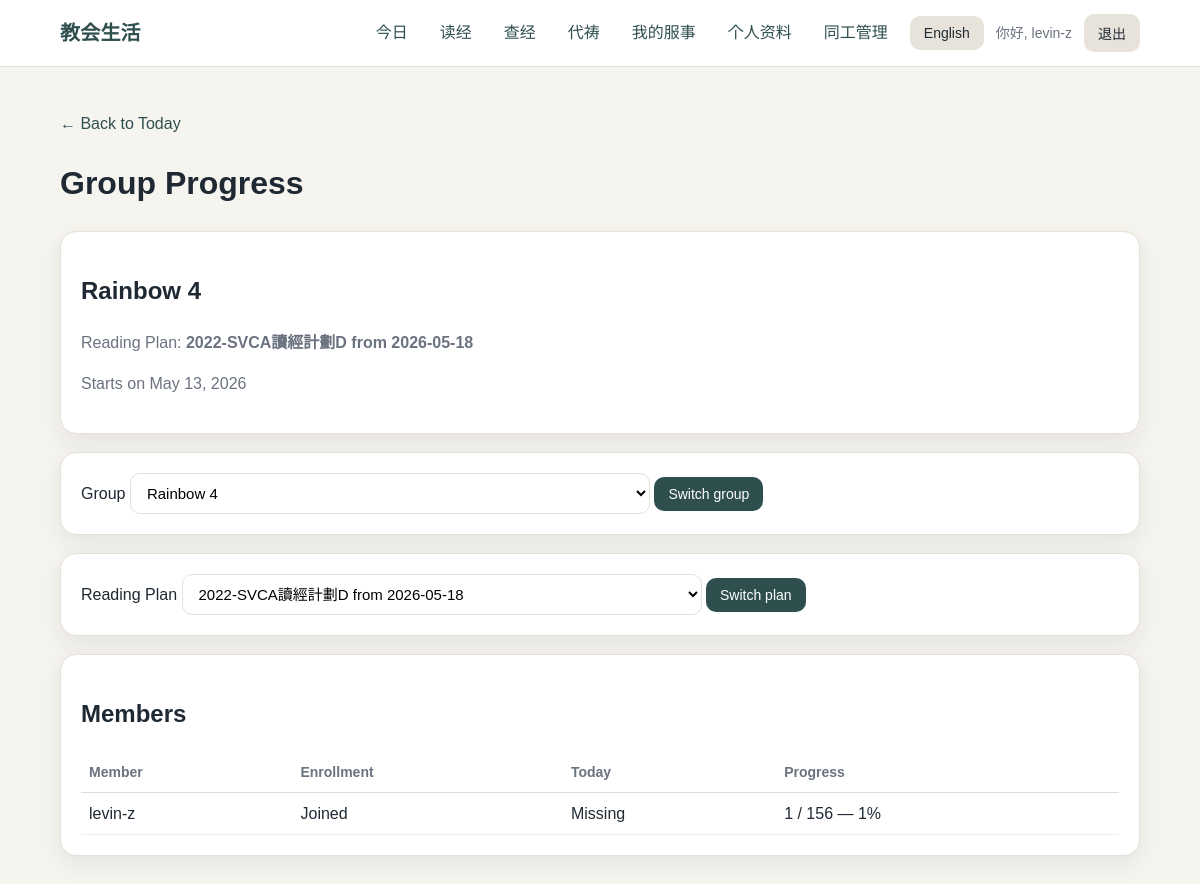
Screenshot of /groups/my/progress/ (signed in) with the database file from the repository.
### accounts/models.py (models this page shows, shortened)
class SmallGroup(models.Model):
    name = models.CharField(max_length=80, unique=True)
    district = models.ForeignKey(
        District,
        on_delete=models.SET_NULL,
        null=True,
        blank=True,
        related_name="small_groups",
    )
    is_active = models.BooleanField(default=True)

### reading/models.py (models this page shows)
class ActivePlan(models.Model):
    plan = models.ForeignKey(ReadingPlan, on_delete=models.PROTECT, related_name="active_runs")
    start_date = models.DateField()
    title = models.CharField(max_length=150, blank=True)
    class Meta:
        ordering = ["-start_date"]
    def __str__(self):
        return self.title or f"{self.plan.name} from {self.start_date}"
    def current_day_number(self):
        delta = timezone.localdate() - self.start_date
        return delta.days + 1

### reading/views.py (the view, shortened to what this page needs)
# urls.py: path("groups/my/progress/", views.my_group_progress, name="my_group_progress"),
@login_required
def my_group_progress(request):
    User = get_user_model()
    user_profile = getattr(request.user, "profile", None)
    groups = get_accessible_progress_groups(request.user)
    selected_group = None
    group_id = request.GET.get("group")
    if group_id:
        selected_group = groups.filter(id=group_id).first()
    if selected_group is None and user_profile and user_profile.small_group:
        selected_group = groups.filter(id=user_profile.small_group_id).first()
    if selected_group is None:
        selected_group = groups.first()
    group_members = User.objects.filter(profile__small_group=selected_group).order_by(
        "username"
    )
    active_plans = (
        ActivePlan.objects.filter(
            plan__is_active=True,
            enrollments__user__in=group_members,
        )
        .select_related("plan")
        .distinct()
        .order_by("-start_date")
    )
    active_plan_id = request.GET.get("active_plan")
    selected_active_plan = None
    if active_plan_id:
        selected_active_plan = active_plans.filter(id=active_plan_id).first()
    if selected_active_plan is None:
        selected_active_plan = active_plans.first()
    plan_days = list(
        ReadingPlanDay.objects.filter(plan=selected_active_plan.plan).order_by(
            "day_number"
        )
    )
    total_days = len(plan_days)
    current_day_number = selected_active_plan.current_day_number()
    today_plan_day = next(
        (day for day in plan_days if day.day_number == current_day_number),
        None,
    )
    enrolled_user_ids = set(
        PlanEnrollment.objects.filter(
            active_plan=selected_active_plan,
            user__in=group_members,
        ).values_list("user_id", flat=True)
    )
    checked_by_user = defaultdict(set)
    checkins = CheckIn.objects.filter(
        active_plan=selected_active_plan,
        user__in=group_members,
    ).values_list("user_id", "plan_day_id")
    for user_id, plan_day_id in checkins:
        checked_by_user[user_id].add(plan_day_id)
    member_rows = []
    for member in group_members:
        is_enrolled = member.id in enrolled_user_ids
        if is_enrolled:
            checked_day_ids = checked_by_user.get(member.id, set())
            checked_days = len(checked_day_ids)
        else:
            checked_day_ids = set()
            checked_days = 0
        progress_percent = round((checked_days / total_days) * 100) if total_days else 0
        if not is_enrolled:
            today_status = "Not joined"
        elif today_plan_day is None:
            today_status = "No reading today"
        elif today_plan_day.id in checked_day_ids:
            today_status = "Checked"
        elif current_day_number < 1:
            today_status = "Not started"
        elif current_day_number > total_days:
            today_status = "Plan ended"
        else:
            today_status = "Missing"
        member_rows.append(
            {
                "member": member,
                "is_enrolled": is_enrolled,
                "today_status": today_status,
                "checked_days": checked_days,
                "total_days": total_days,
                "progress_percent": progress_percent,
            }
        )
    return render(
        request,
        "reading/group_progress.html",
        {
            "selected_group": selected_group,
            "selected_group_id": selected_group.id if selected_group else None,
            "groups": groups,
            "active_plans": active_plans,
            "selected_active_plan": selected_active_plan,
            "selected_active_plan_id": selected_active_plan.id if selected_active_plan else None,
            "member_rows": member_rows,
            "message": "",
        },
    )

### accounts/context_processors.py (called while the page is built)
def get_active_nav(request):
    resolver_match = getattr(request, "resolver_match", None)
    url_name = getattr(resolver_match, "url_name", "")
    if url_name in STAFF_NAV_URLS:
        return "staff"
    if url_name == "home":
        return "today"
    if url_name in READING_NAV_URLS:
        return "reading"
    if url_name in BIBLE_STUDY_NAV_URLS:
        return "bible_study"
    if url_name in PRAYER_NAV_URLS:
        return "prayer"
    if url_name == "my_serving":
        return "my_serving"
    if url_name in PROFILE_NAV_URLS:
        return "profile"
    return ""

def language_context(request):
    language = get_user_language(request)
    other_language = "en" if language == "zh" else "zh"
    return {
        "language": language,
        "language_label": SUPPORTED_LANGUAGES[language],
        "other_language": other_language,
        "other_language_label": SUPPORTED_LANGUAGES[other_language],
        "supported_languages": SUPPORTED_LANGUAGES,
        "ui": UI_TEXT[language],
        "active_nav": get_active_nav(request),
    }

### accounts/language.py (called while the page is built)
def normalize_language(language):
    if language in SUPPORTED_LANGUAGES:
        return language
    return DEFAULT_LANGUAGE

def get_user_language(request):
    language = request.GET.get("lang") or request.session.get("language")
    if language:
        return normalize_language(language)
    if request.user.is_authenticated:
        profile = getattr(request.user, "profile", None)
        if profile and profile.preferred_language:
            return normalize_language(profile.preferred_language)
    return DEFAULT_LANGUAGE

### accounts/permissions.py (called while the page is built, shortened)
def get_accessible_progress_groups(user):
    groups = SmallGroup.objects.filter(is_active=True).order_by("name")
    if not getattr(user, "is_authenticated", False):
        return groups.none()
    if (
        getattr(user, "is_staff", False)
        or getattr(user, "is_superuser", False)
        or has_capability(user, CAP_VIEW_ALL_GROUP_PROGRESS)
    ):
        return groups

### templates/reading/group_progress.html (shortened to what this page needs)
{% extends "base.html" %}
{% block content %}
<p>
    <a href="{% url 'home' %}">← Back to Today</a>
</p>
<h1>Group Progress</h1>
{% if selected_group %}
<div class="card">
    <h2>{{ selected_group.name }}</h2>
    {% if selected_active_plan %}
    <p class="muted">
        Reading Plan:
        <strong>{{ selected_active_plan }}</strong>
    </p>
    <p class="muted">
        Starts on {{ selected_active_plan.start_date }}
    </p>
    {% endif %}
</div>
{% endif %}
{% if groups|length > 1 %}
<form method="get" class="card">
    <label for="group">Group</label>
    <select name="group" id="group">
        {% for group in groups %}
        <option value="{{ group.id }}" {% if group.id == selected_group_id %}selected{% endif %}>
            {{ group.name }}
        </option>
        {% endfor %}
    </select>
    <button type="submit">Switch group</button>
</form>
{% endif %}
{% if active_plans %}
<form method="get" class="card">
    <label for="active_plan">Reading Plan</label>
    <select name="active_plan" id="active_plan">
        {% for active_plan in active_plans %}
        <option value="{{ active_plan.id }}" {% if active_plan.id == selected_active_plan_id %}selected{% endif %}>
            {{ active_plan }}
        </option>
        {% endfor %}
    </select>
    <button type="submit">Switch plan</button>
</form>
{% endif %}
{% if member_rows %}
<div class="card">
    <h2>Members</h2>
    <table style="width: 100%; border-collapse: collapse;">
        <thead>
            <tr>
                <th style="text-align: left; border-bottom: 1px solid #ddd; padding: 8px;">Member</th>
                <th style="text-align: left; border-bottom: 1px solid #ddd; padding: 8px;">Enrollment</th>
                <th style="text-align: left; border-bottom: 1px solid #ddd; padding: 8px;">Today</th>
                <th style="text-align: left; border-bottom: 1px solid #ddd; padding: 8px;">Progress</th>
            </tr>
        </thead>
        <tbody>
            {% for row in member_rows %}
            <tr>
                <td style="border-bottom: 1px solid #eee; padding: 8px;">
                    {{ row.member.username }}
                </td>
                <td style="border-bottom: 1px solid #eee; padding: 8px;">
                    {% if row.is_enrolled %}
                    Joined
                    {% else %}
                    Not joined
                    {% endif %}
                </td>
                <td style="border-bottom: 1px solid #eee; padding: 8px;">
                    {{ row.today_status }}
                </td>
                <td style="border-bottom: 1px solid #eee; padding: 8px;">
                    {{ row.checked_days }} / {{ row.total_days }}
                    — {{ row.progress_percent }}%
                </td>
            </tr>
            {% endfor %}
        </tbody>
    </table>
</div>
{% endif %}
{% endblock %}

### templates/base.html (shortened to what this page needs)
{% load static %}
<!doctype html>
<html lang="en">
<head>
    <link rel="stylesheet" href="{% static 'css/app.css' %}">
</head>
<body>
    <header class="site-header">
        <div class="site-header-inner">
            <a class="brand" href="{% url 'home' %}">{{ ui.site_title }}</a>
            <nav class="nav">
                {% if user.is_authenticated %}
                <a class="nav-link{% if active_nav == 'today' %} active{% endif %}"
                   href="{% url 'home' %}">{{ ui.today }}</a>
                <a class="nav-link{% if active_nav == 'reading' %} active{% endif %}"
                   href="{% url 'my_plans' %}">{{ ui.my_plans }}</a>
                <a class="nav-link{% if active_nav == 'bible_study' %} active{% endif %}"
                   href="{% url 'study_session_list' %}">
                    {% if language == "zh" %}查经{% else %}Bible Study{% endif %}
                </a>
                <a class="nav-link{% if active_nav == 'prayer' %} active{% endif %}"
                   href="{% url 'prayer_list' %}">
                    {% if language == "zh" %}代祷{% else %}Prayer{% endif %}
                </a>
                <a class="nav-link{% if active_nav == 'my_serving' %} active{% endif %}"
                   href="{% url 'my_serving' %}">
                    {% if language == "zh" %}我的服事{% else %}My Serving{% endif %}
                </a>
                <a class="nav-link{% if active_nav == 'profile' %} active{% endif %}"
                   href="{% url 'profile' %}">{{ ui.profile }}</a>
                {% if user.is_staff %}
                <details class="nav-staff-menu">
                    <summary class="nav-link{% if active_nav == 'staff' %} active{% endif %}">
                        {% if language == "zh" %}同工管理{% else %}Staff{% endif %}
                    </summary>
                </details>
                {% endif %}
                <form method="post" action="{% url 'change_language' %}" class="inline-form">
                    <button type="submit" class="button-secondary">
                        {{ other_language_label }}
                    </button>
                </form>
                <span class="nav-user">{{ ui.hi }}, {{ user.username }}</span>
                <form method="post" action="{% url 'logout' %}" class="inline-form">
                    <button type="submit" class="button-secondary">{{ ui.logout }}</button>
                </form>
                {% endif %}
            </nav>
        </div>
    </header>
    <main class="container">
        {% block content %}{% endblock %}
    </main>
</body>
</html>

### static/css/app.css (style rules this page uses)
:root { --bg: #f6f4ef; --surface: #ffffff; --surface-soft: #fbfaf7; --text: #1f2933; --muted: #6b7280; --border: #e5e0d8; --primary: #2f4f4f; --primary-hover: #243d3d; --danger: #9f2f2f; --shadow: 0 8px 24px rgba(31, 41, 51, 0.08); --radius: 16px; }
* { box-sizing: border-box; }
body { margin: 0; background: var(--bg); color: var(--text); font-family: Arial, "Helvetica Neue", sans-serif; line-height: 1.6; }
a { color: var(--primary); text-decoration: none; }
.site-header { background: var(--surface); border-bottom: 1px solid var(--border); position: sticky; top: 0; z-index: 10; }
.site-header-inner { max-width: 1120px; margin: 0 auto; padding: 14px 20px; display: flex; align-items: center; justify-content: space-between; gap: 16px; }
.brand { font-weight: 700; font-size: 20px; letter-spacing: 0.2px; }
.nav { display: flex; align-items: center; gap: 12px; flex-wrap: wrap; }
.nav-user { color: var(--muted); font-size: 14px; }
.nav-link { border-radius: 999px; padding: 6px 10px; color: var(--primary); }
.nav-staff-menu { position: relative; }
.nav-staff-menu summary { color: var(--primary); cursor: pointer; list-style: none; }
.container { max-width: 1120px; margin: 0 auto; padding: 28px 20px 48px; }
.card { background: var(--surface); border: 1px solid var(--border); border-radius: var(--radius); padding: 20px; margin-bottom: 18px; box-shadow: var(--shadow); }
.muted { color: var(--muted); }
button, .button { display: inline-block; border: none; border-radius: 10px; background: var(--primary); color: white; padding: 9px 14px; font-size: 14px; cursor: pointer; text-decoration: none; }
.button-secondary { background: #e8e3da; color: var(--text); }
.inline-form { display: inline; }
input, select, textarea { width: 100%; max-width: 520px; border: 1px solid var(--border); border-radius: 10px; padding: 10px 12px; font-size: 15px; background: white; }
table { width: 100%; border-collapse: collapse; }
th, td { text-align: left; border-bottom: 1px solid var(--border); padding: 10px 8px; vertical-align: top; }
th { color: var(--muted); font-weight: 600; font-size: 14px; }

### rows the page displays
SmallGroup: name "Rainbow 4"
ActivePlan: title "2022-SVCA讀經計劃D from 2026-05-18", start_date "May 13, 2026"

### other values shown
{{ ui.site_title }} "教会生活"
{{ ui.today }} "今日"
{{ ui.my_plans }} "读经"
{{ ui.profile }} "个人资料"
{{ other_language_label }} "English"
{{ ui.hi }} "你好"
{{ user.username }} "levin-z"
{{ ui.logout }} "退出"
{{ row.member.username }} "levin-z"
{{ row.today_status }} "Missing"
{{ row.checked_days }} "1"
{{ row.total_days }} "156"
{{ row.progress_percent }} "1"
form field group "Rainbow 4"
form field active_plan "2022-SVCA讀經計劃D from 2026-05-18"
